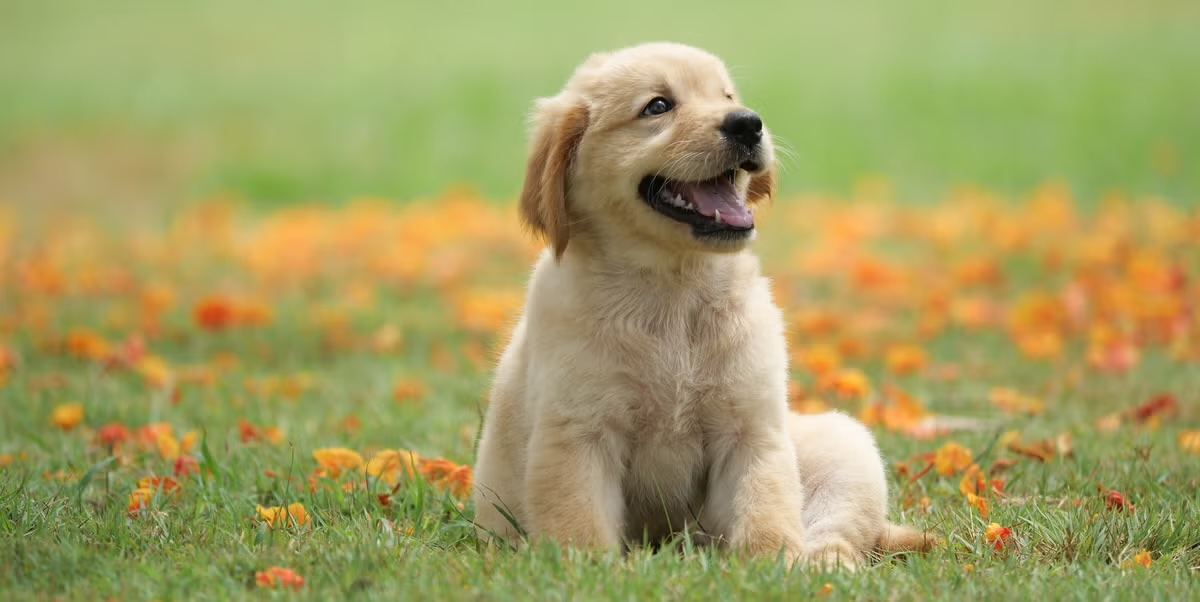
#> input picture Data/Dog.jpg, 1200 x 602 px
$ jupyter execute experiment-6.ipynb
#> lines starting #> are read from the running program, lines starting #| are printed output that depends on the picture; after the words box and inside, x2 and y2 are one past the last pixel; in counts of white or black regions, pixels touching at a corner belong together
[cell 1]
import cv2
import numpy as np
import matplotlib.pyplot as plt

[cell 2]
image = cv2.imread("../Data/Dog.jpg", cv2.IMREAD_GRAYSCALE)
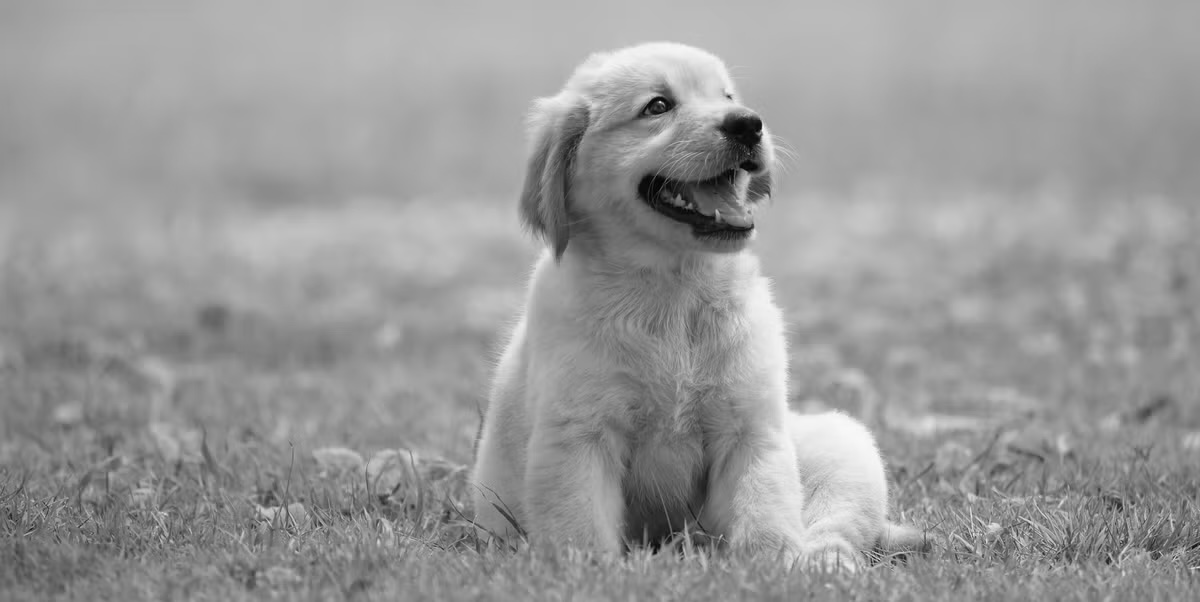
#> image: shape (602, 1200); min 1, max 251, mean 153.1

plt.figure(figsize=(6, 5))
plt.imshow(image, cmap="gray")
plt.title("Original Grayscale Image", fontsize=14)
plt.axis("off")
plt.show()

print("Image Dimensions:", image.shape)
#| Image Dimensions: (602, 1200)

[cell 3]
def compute_otsu_threshold(img: np.ndarray) -> tuple[int, np.ndarray, np.ndarray, np.ndarray]:
    histogram = np.bincount(img.flatten(), minlength=256)
#> histogram = 256 values, max 13705 at index 163, min 0 at index 0, mean 2821.9
    total_pixels = img.size
#> total_pixels = 722400
    total_sum = np.sum(np.arange(256) * histogram)
#> total_sum = 110618897

    background_weight = 0
    background_sum = 0
    max_variance = 0.0
    threshold_value = 0
    variances = np.zeros(256, dtype=np.float64)

    for t in range(256):
        background_weight += histogram[t]
        if background_weight == 0:
            continue
        foreground_weight = total_pixels - background_weight
        if foreground_weight == 0:
            break
        background_sum += t * histogram[t]

        mean_background = background_sum / background_weight
        mean_foreground = (total_sum - background_sum) / foreground_weight

        variance = float(background_weight) * float(foreground_weight) * ((mean_background - mean_foreground) ** 2)
        variances[t] = variance

        if variance > max_variance:
            max_variance = variance
            threshold_value = t
#> this loop made 252 passes
#> (background_weight, foreground_weight, background_sum, mean_background, mean_foreground, max_variance) on passes 2 to 13: (3, 722397, 3, 1, 153.1, 5.02e+10), (7, 722393, 11, 1.57, 153.1, 1.16e+11), (10, 722390, 20, 2, 153.1, 1.65e+11), (19, 722381, 56, 2.95, 153.1, 3.1e+11), (33, 722367, 126, 3.82, 153.1, 5.31e+11), (53, 722347, 246, 4.64, 153.1, 8.44e+11), (82, 722318, 449, 5.48, 153.1, 1.29e+12), (134, 722266, 865, 6.46, 153.2, 2.08e+12), (188, 722212, 1351, 7.19, 153.2, 2.89e+12), (247, 722153, 1941, 7.86, 153.2, 3.77e+12), (335, 722065, 2909, 8.68, 153.2, 5.05e+12), (415, 721985, 3869, 9.32, 153.2, 6.2e+12)
#> background_weight on pass 1: 0
#> after the loop, background_sum = 110618646; background_weight = 722400; max_variance = 2.79e+14; threshold_value = 147; variances = 256 values, max 2.79e+14 at index 147, min 0 at index 0, mean 1.19e+14

    thresholded = (img > threshold_value).astype(np.uint8) * 255
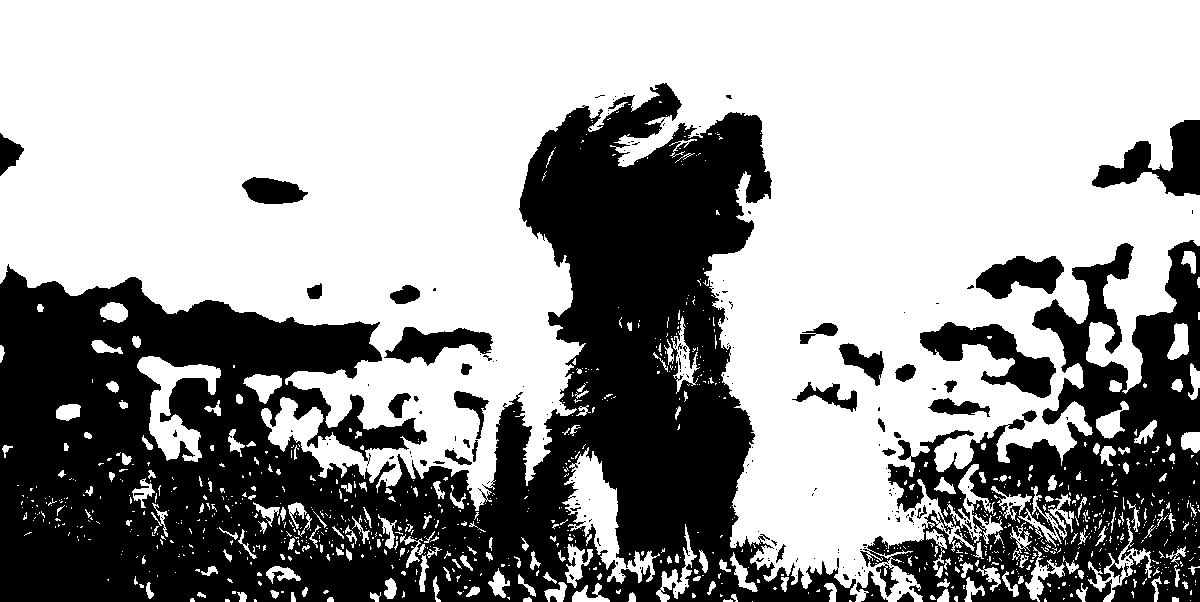
#> thresholded: shape (602, 1200); 61.8% white; 214 black regions (175 under 20 px), largest, box (x1, y1, x2, y2) and area: (0, 83, 857, 602) 202209, (860, 240, 1200, 602) 52720, (920, 322, 1056, 398) 4130
    return threshold_value, thresholded, variances, histogram

[cell 4]
threshold_value, manual_result, variances, histogram = compute_otsu_threshold(image)

fig, axes = plt.subplots(1, 2, figsize=(14, 5))
fig.suptitle(f"Otsu Threshold Analysis (Optimal Threshold: t = {threshold_value})", fontsize=15, fontweight="bold")

axes[0].bar(range(256), histogram, color="gray", width=1.0)
axes[0].axvline(threshold_value, color="red", linestyle="--", linewidth=2, label=f"Threshold = {threshold_value}")
axes[0].set_title("Grayscale Histogram", fontsize=12, fontweight="bold")
axes[0].set_xlabel("Pixel Intensity")
axes[0].set_ylabel("Pixel Count")
axes[0].legend()
axes[0].grid(True, alpha=0.3)

axes[1].plot(range(256), variances, color="blue", linewidth=2)
axes[1].axvline(threshold_value, color="red", linestyle="--", linewidth=2, label=f"Max Variance at t = {threshold_value}")
axes[1].scatter([threshold_value], [variances[threshold_value]], color="red", s=50, zorder=5)
axes[1].set_title("Between-Class Variance vs Candidate Threshold", fontsize=12, fontweight="bold")
axes[1].set_xlabel("Candidate Threshold (t)")
axes[1].set_ylabel("Between-Class Variance")
axes[1].legend()
axes[1].grid(True, alpha=0.3)

plt.tight_layout()
plt.show()
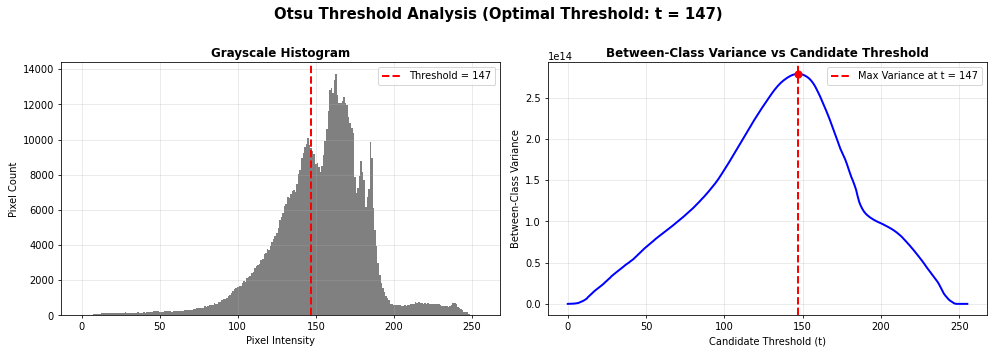
#> figure drawn by matplotlib, 2 panels; panel 1: tallest bar 13705 high, from x = 162.5 to 163.5; panel 2: curve peaks at x = 147, y = 2.79e+14

print("Manual OTSU Threshold Value:", threshold_value)
#| Manual OTSU Threshold Value: 147

[cell 5]
cv_threshold, cv_result = cv2.threshold(
    image, 0, 255, cv2.THRESH_BINARY + cv2.THRESH_OTSU
)

diff_map = np.abs(manual_result.astype(np.int32) - cv_result.astype(np.int32))
#> diff_map: shape (602, 1200) int32; every value is 0
mean_abs_diff = np.mean(diff_map)

fig, axes = plt.subplots(1, 3, figsize=(18, 5))
fig.suptitle("Benchmark: Manual OTSU vs OpenCV OTSU Verification", fontsize=15, fontweight="bold")

axes[0].imshow(image, cmap="gray")
axes[0].set_title("Original Image", fontsize=12)
axes[0].axis("off")

axes[1].imshow(manual_result, cmap="gray")
axes[1].set_title(f"Manual OTSU (t = {threshold_value})", fontsize=12)
axes[1].axis("off")

axes[2].imshow(cv_result, cmap="gray")
axes[2].set_title(f"OpenCV OTSU (t = {cv_threshold:.0f})", fontsize=12)
axes[2].axis("off")

plt.tight_layout()
plt.show()
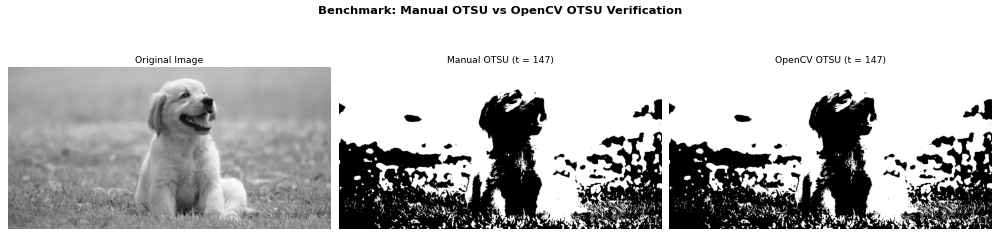
#> figure drawn by matplotlib, 3 panels

print("Manual OTSU Threshold Value:", threshold_value)
#| Manual OTSU Threshold Value: 147
print("OpenCV OTSU Threshold Value:", cv_threshold)
#| OpenCV OTSU Threshold Value: 147.0
print("Thresholds Match:", threshold_value == cv_threshold)
#| Thresholds Match: True
print("Images Match:", np.array_equal(manual_result, cv_result))
#| Images Match: True
print("Mean Absolute Difference:", mean_abs_diff)
#| Mean Absolute Difference: 0.0

[cell 6]
test_thresholds = [50, 100, threshold_value, 180, 220]

fig, axes = plt.subplots(1, len(test_thresholds), figsize=(18, 4))
fig.suptitle("Thresholding Comparison: Arbitrary Thresholds vs Optimal OTSU Threshold", fontsize=15, fontweight="bold")

for idx, t in enumerate(test_thresholds):
    thresh_img = (image > t).astype(np.uint8) * 255
    axes[idx].imshow(thresh_img, cmap="gray")
    title_suffix = " (OTSU)" if t == threshold_value else ""
    axes[idx].set_title(f"t = {t}{title_suffix}", fontsize=11, fontweight="bold" if t == threshold_value else "normal")
    axes[idx].axis("off")
#> this loop made 5 passes
#> t on passes 1 to 5: 50, 100, 147, 180, 220
#> pass 1, `thresh_img = (image > t).astype(np.uint8) * 255`:
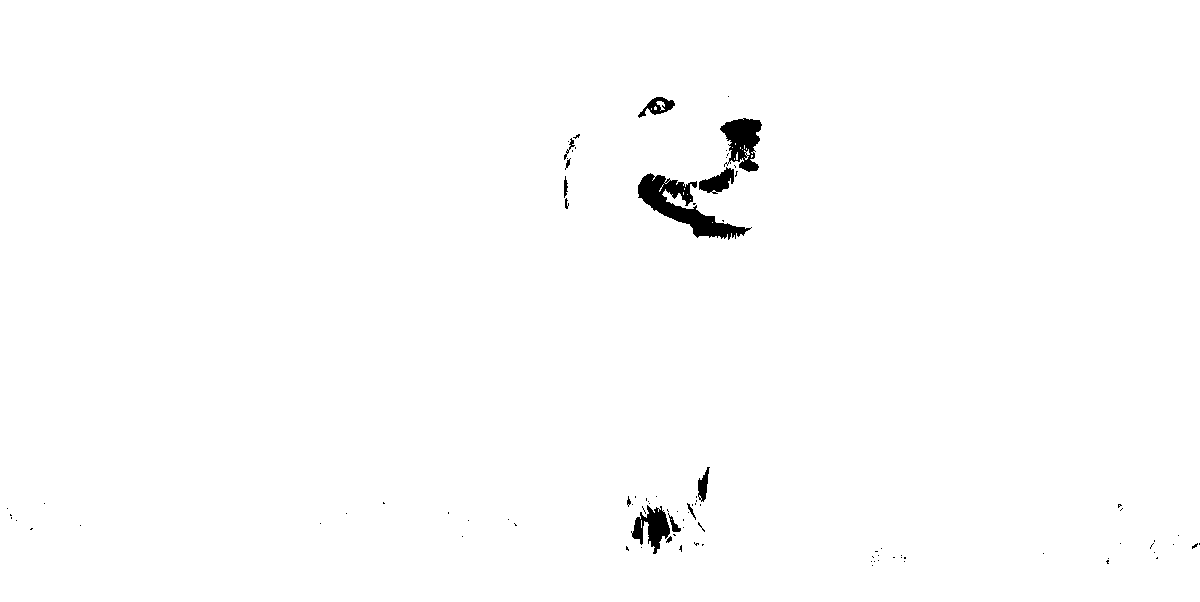
#> thresh_img: shape (602, 1200); 99.1% white; 93 black regions (79 under 20 px), largest, box (x1, y1, x2, y2) and area: (638, 173, 752, 240) 2522, (720, 118, 762, 172) 1340, (631, 505, 670, 554) 928
#> pass 2, `thresh_img = (image > t).astype(np.uint8) * 255`:
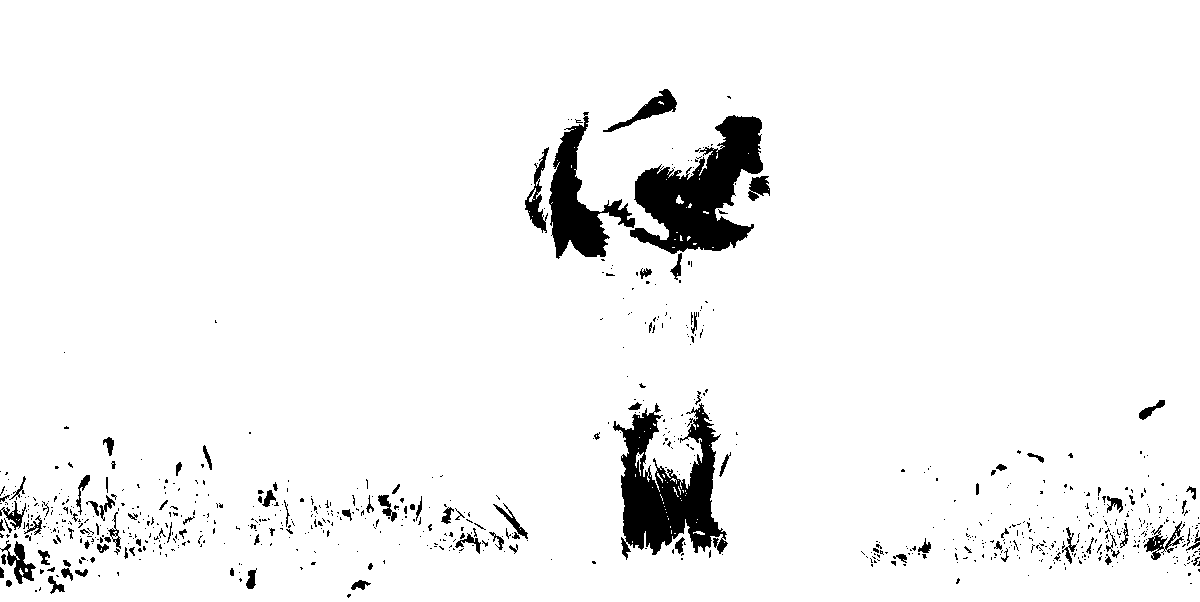
#> thresh_img: shape (602, 1200); 95.2% white; 809 black regions (702 under 20 px), largest, box (x1, y1, x2, y2) and area: (630, 115, 763, 254) 9436, (613, 403, 728, 560) 8860, (549, 112, 635, 259) 4625

plt.tight_layout()
plt.show()
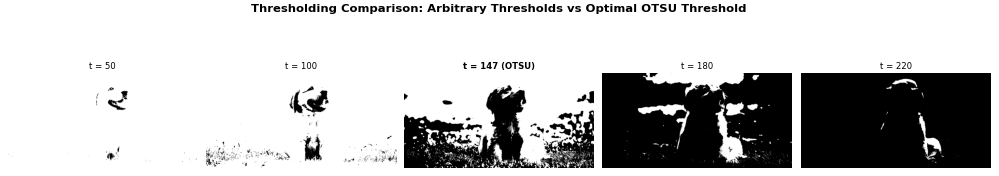
#> figure drawn by matplotlib, 5 panels

$ run again, with Data/Cat.jpg copied over Data/Dog.jpg
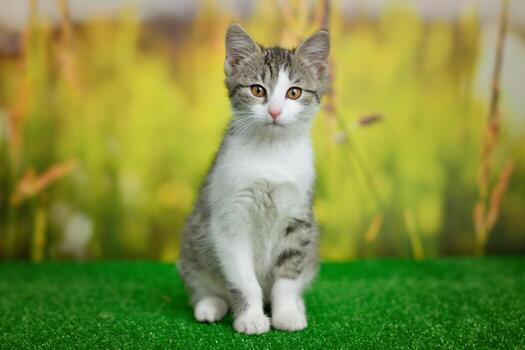
#> input picture Data/Cat.jpg, 525 x 350 px
#> `image = cv2.imread("../Data/Dog.jpg", cv2.IMREAD_GRAYSCALE)`:
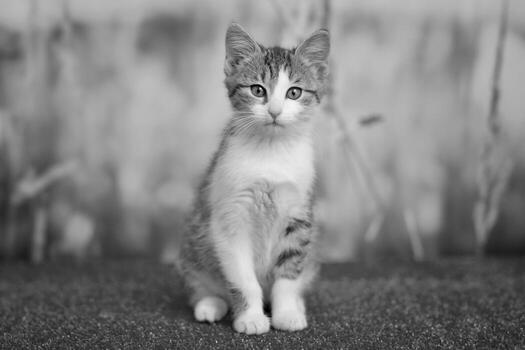
#> image: shape (350, 525); min 0, max 249, mean 130
#| Image Dimensions: (350, 525)
#> histogram = 256 values, max 2174 at index 171, min 0 at index 8, mean 717.8
#> total_sum = 23887387
#> the loop in compute_otsu_threshold, `for t in range(256):` made 250 passes
#> (background_weight, foreground_weight, background_sum, mean_background, mean_foreground, max_variance) on passes 1 to 8: (9, 183741, 0, 0, 130, 2.79e+10), (14, 183736, 5, 0.357, 130, 4.32e+10), (18, 183732, 13, 0.722, 130, 5.53e+10), (22, 183728, 25, 1.14, 130, 6.71e+10), (26, 183724, 41, 1.58, 130, 7.88e+10), (28, 183722, 51, 1.82, 130, 8.45e+10), (30, 183720, 63, 2.1, 130, 9.02e+10), (31, 183719, 70, 2.26, 130, 9.3e+10)
#> thresholded: shape (350, 525); 59.3% white; 80 black regions (55 under 20 px), largest, box (x1, y1, x2, y2) and area: (0, 115, 525, 350) 67389, (139, 16, 194, 56) 1569, (225, 28, 268, 111) 1186
#| Manual OTSU Threshold Value: 122
#> diff_map: shape (350, 525) int32; every value is 0
#| Manual OTSU Threshold Value: 122
#| OpenCV OTSU Threshold Value: 122.0
#| Thresholds Match: True
#| Images Match: True
#| Mean Absolute Difference: 0.0
#> the loop `for idx, t in enumerate(test_thresholds):` made 5 passes
#> t on passes 1 to 5: 50, 100, 122, 180, 220
#> pass 2, `thresh_img = (image > t).astype(np.uint8) * 255`:
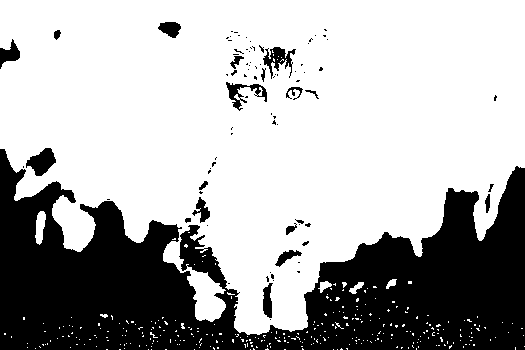
#> thresh_img: shape (350, 525); 68.6% white; 86 black regions (66 under 20 px), largest, box (x1, y1, x2, y2) and area: (0, 149, 525, 350) 54399, (26, 148, 56, 176) 490, (263, 47, 296, 79) 430
